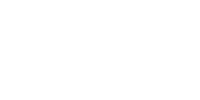
Frame 1 (no input)
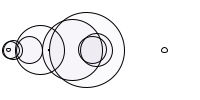
Frame 60 (the mouse pressed at the canvas centre just before this capture)
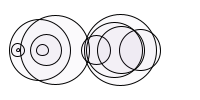
Frame 120 (the mouse held since frame 60 and released just before this capture)

The Processing sketch that drew these frames (run headless with seeded random() and noise(); from frame 60 on, the mouse is pressed at the canvas centre):

// Processing sketch: BubbleQueue
// ── BubbleQueue.pde
class Bubble
{
  float diam;
  float x;
  float y;
   
  Bubble()
  {
    diam = random(80);
    x = random(diam / 2, width - diam / 2);
    y = height / 2;
  }    
  void draw() // Not the global draw!
  {
    fill(88, 22, 133, 6);
    ellipse(x, y, diam, diam);
  }
}
 
ArrayList<Bubble> bubbles = new ArrayList<Bubble>();
 
void setup() 
{
  size(200, 100);
  background(255);
  smooth();
}
 
void draw() 
{
  background(255);
  if (frameCount % 4 == 0)
  {
    // Add a new bubble every 4 frames
    bubbles.add(new Bubble());
  }
  for (Bubble bubble : bubbles)
  {
    bubble.draw();
  }
  if (bubbles.size() > 10 && frameCount % 4 == 2)
  {
    // Once we have enough bubbles, start removing them,
    // removing the oldest one every 4 frames
    bubbles.remove(0);
  }
} 
